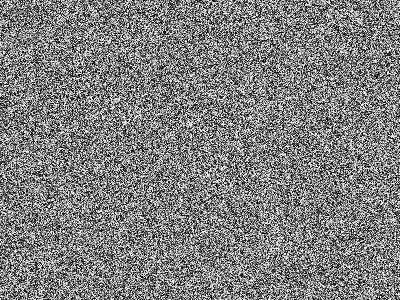
#> input picture randomImage.jpg, 400 x 300 px
$ python croppingImage.py
#> lines starting #> are read from the running program, lines starting #| are printed output that depends on the picture; after the words box and inside, x2 and y2 are one past the last pixel; in counts of white or black regions, pixels touching at a corner belong together
import cv2 as cv
import numpy as np


image = cv.imread("randomImage.jpg")
#> image is the input picture: shape (300, 400, 3); min 0, max 255, mean 127.3

heightImage, widthImage,_ = image.shape
#> heightImage = 300; widthImage = 400

yMovement = 76
xMovement = 104

for y in range (0,heightImage,yMovement):
    for x in range(0,widthImage,xMovement):

        y1 = y+yMovement
        x1 = x+xMovement

        if x1 > widthImage and y1 > heightImage:
            x1 = widthImage-1
            y1 = heightImage-1

        elif x1 > widthImage:
            x1 = widthImage-1

        elif y1 > widthImage:
            y1 = heightImage-1

        cv.rectangle(image,(x,y),(x1,y1),(0,0,255),1)
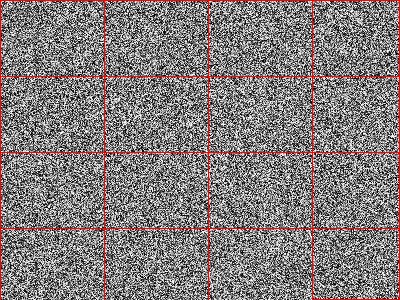
#> image: shape (300, 400, 3); 2.64% of pixels changed, all inside (x1, y1, x2, y2) = (0, 0, 400, 300)


cv.imwrite("newImage.jpg",image)
